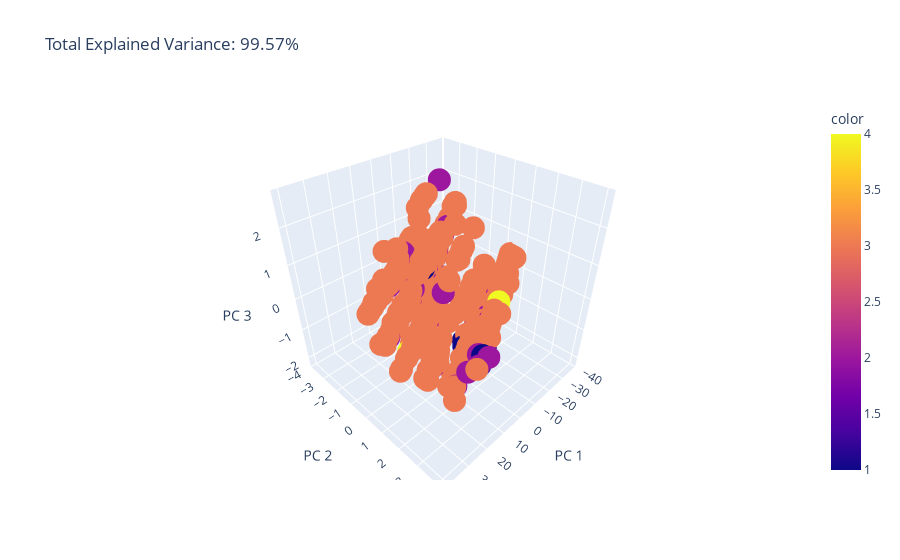

Write notebook code for a chart like this one.
### Code cell
total_var = pca.explained_variance_ratio_.sum() * 100

X = df[['BA', 'Shape', 'Margin', 'Density', 'Age']]
pca2 = PCA(n_components=3)
components = pca2.fit_transform(X)

fig2 = px.scatter_3d(
    components, x=0, y=1, z=2, color=df['Density'],
    title=f'Total Explained Variance: {total_var:.2f}%',
    labels={'0': 'PC 1', '1': 'PC 2', '2': 'PC 3'}
)
fig2.show()

### Figure 1 — Plotly figure (JSON) as saved in the notebook; plotly's stock layout.template omitted (floating-point values rounded to 4 significant figures; data arrays with more than 128 entries replaced by an {"elided": "..."} marker saying what was removed)
{"data": [{"hovertemplate": "PC 1=%{x}<br>PC 2=%{y}<br>PC 3=%{z}<br>color=%{marker.color}<extra></extra>", "legendgroup": "", "marker": {"color": {"elided": "830 int values"}, "coloraxis": "coloraxis", "symbol": "circle"}, "mode": "markers", "name": "", "scene": "scene", "showlegend": false, "type": "scatter3d", "x": {"elided": "830 float values"}, "y": {"elided": "830 float values"}, "z": {"elided": "830 float values"}}], "layout": {"coloraxis": {"colorbar": {"title": {"text": "color"}}, "colorscale": [[0, "#0d0887"], [0.1111, "#46039f"], [0.2222, "#7201a8"], [0.3333, "#9c179e"], [0.4444, "#bd3786"], [0.5556, "#d8576b"], [0.6667, "#ed7953"], [0.7778, "#fb9f3a"], [0.8889, "#fdca26"], [1, "#f0f921"]]}, "legend": {"tracegroupgap": 0}, "scene": {"domain": {"x": [0, 1], "y": [0, 1]}, "xaxis": {"title": {"text": "PC 1"}}, "yaxis": {"title": {"text": "PC 2"}}, "zaxis": {"title": {"text": "PC 3"}}}, "title": {"text": "Total Explained Variance: 99.57%"}}}
